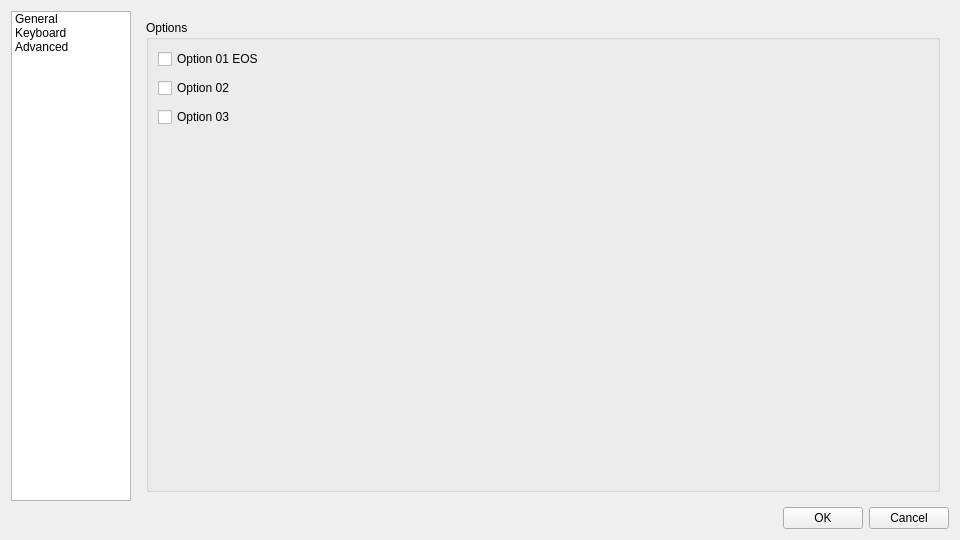
<?xml version="1.0" encoding="UTF-8"?>
<ui version="4.0">
 <class>Preferences</class>
 <widget class="QWidget" name="Preferences">
  <property name="geometry">
   <rect>
    <x>0</x>
    <y>0</y>
    <width>960</width>
    <height>540</height>
   </rect>
  </property>
  <property name="windowTitle">
   <string>Form</string>
  </property>
  <layout class="QVBoxLayout" name="verticalLayout">
   <item>
    <layout class="QHBoxLayout" name="horizontalLayout_3">
     <item>
      <widget class="QListWidget" name="listWidget">
       <property name="maximumSize">
        <size>
         <width>120</width>
         <height>16777215</height>
        </size>
       </property>
       <item>
        <property name="text">
         <string>General</string>
        </property>
       </item>
       <item>
        <property name="text">
         <string>Keyboard</string>
        </property>
       </item>
       <item>
        <property name="text">
         <string>Advanced</string>
        </property>
       </item>
      </widget>
     </item>
     <item>
      <widget class="QStackedWidget" name="stackedWidget">
       <property name="currentIndex">
        <number>0</number>
       </property>
       <widget class="QWidget" name="generalPage">
        <layout class="QVBoxLayout" name="verticalLayout_7">
         <item>
          <widget class="QGroupBox" name="verticalGroupBox_2">
           <property name="title">
            <string>Options</string>
           </property>
           <layout class="QVBoxLayout" name="verticalLayout_8">
            <property name="spacing">
             <number>9</number>
            </property>
            <property name="leftMargin">
             <number>9</number>
            </property>
            <property name="topMargin">
             <number>9</number>
            </property>
            <property name="rightMargin">
             <number>9</number>
            </property>
            <item>
             <widget class="QCheckBox" name="checkBoxA">
              <property name="text">
               <string>Option 01 EOS</string>
              </property>
             </widget>
            </item>
            <item>
             <widget class="QCheckBox" name="checkBoxB">
              <property name="text">
               <string>Option 02</string>
              </property>
             </widget>
            </item>
            <item>
             <widget class="QCheckBox" name="checkBoxC">
              <property name="text">
               <string>Option 03</string>
              </property>
             </widget>
            </item>
            <item>
             <spacer name="verticalSpacer">
              <property name="orientation">
               <enum>Qt::Vertical</enum>
              </property>
              <property name="sizeHint" stdset="0">
               <size>
                <width>20</width>
                <height>40</height>
               </size>
              </property>
             </spacer>
            </item>
           </layout>
          </widget>
         </item>
        </layout>
       </widget>
       <widget class="QWidget" name="keyboardPage">
        <layout class="QVBoxLayout" name="verticalLayout_6">
         <item>
          <widget class="QLabel" name="label_2">
           <property name="text">
            <string>Keyboard</string>
           </property>
          </widget>
         </item>
         <item>
          <spacer name="verticalSpacer_3">
           <property name="orientation">
            <enum>Qt::Vertical</enum>
           </property>
           <property name="sizeHint" stdset="0">
            <size>
             <width>20</width>
             <height>40</height>
            </size>
           </property>
          </spacer>
         </item>
        </layout>
       </widget>
       <widget class="QWidget" name="advancedPage">
        <layout class="QVBoxLayout" name="verticalLayout_10">
         <item>
          <widget class="QLabel" name="label">
           <property name="text">
            <string>Advanced</string>
           </property>
          </widget>
         </item>
         <item>
          <spacer name="verticalSpacer_2">
           <property name="orientation">
            <enum>Qt::Vertical</enum>
           </property>
           <property name="sizeHint" stdset="0">
            <size>
             <width>20</width>
             <height>40</height>
            </size>
           </property>
          </spacer>
         </item>
        </layout>
       </widget>
      </widget>
     </item>
    </layout>
   </item>
   <item>
    <layout class="QHBoxLayout" name="horizontalLayout">
     <item>
      <spacer name="horizontalSpacer">
       <property name="orientation">
        <enum>Qt::Horizontal</enum>
       </property>
       <property name="sizeHint" stdset="0">
        <size>
         <width>40</width>
         <height>20</height>
        </size>
       </property>
      </spacer>
     </item>
     <item>
      <widget class="QPushButton" name="okButton">
       <property name="text">
        <string>OK</string>
       </property>
      </widget>
     </item>
     <item>
      <widget class="QPushButton" name="cancelButton">
       <property name="text">
        <string>Cancel</string>
       </property>
      </widget>
     </item>
    </layout>
   </item>
  </layout>
 </widget>
 <resources/>
 <connections>
  <connection>
   <sender>listWidget</sender>
   <signal>currentRowChanged(int)</signal>
   <receiver>stackedWidget</receiver>
   <slot>setCurrentIndex(int)</slot>
   <hints>
    <hint type="sourcelabel">
     <x>69</x>
     <y>134</y>
    </hint>
    <hint type="destinationlabel">
     <x>451</x>
     <y>134</y>
    </hint>
   </hints>
  </connection>
 </connections>
</ui>
